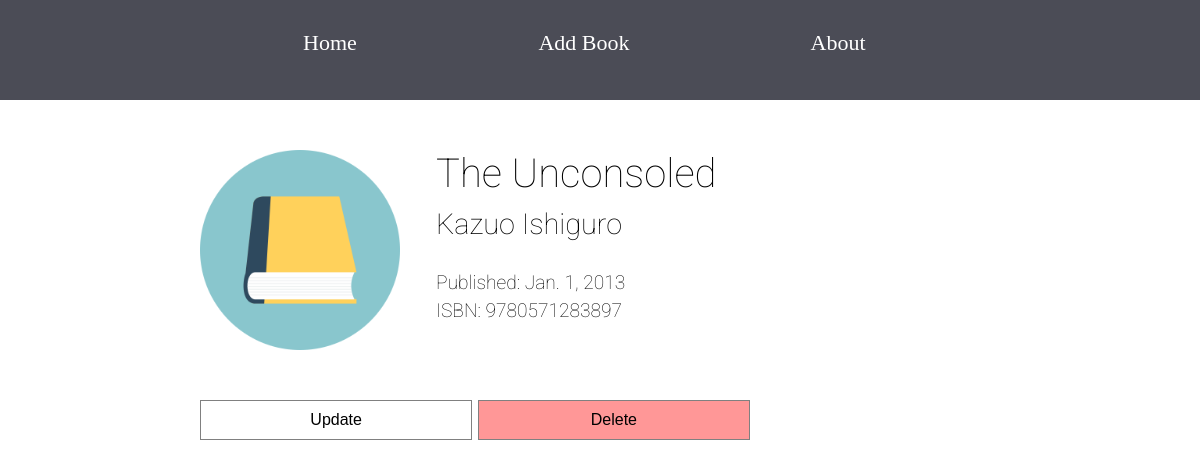
Page /details/3/ on the committed database.
### books/models.py (models this page shows, shortened)
class Book(models.Model):
    GENRE_LIST = [
        ('FA', 'Fantasy'),
        ('SF', 'Science Fiction'),
        ('TH', 'Thriller'),
        ('MY', 'Mystery'),
        ('DY', 'Dystopia'),
        ('SS', 'Short Story'),
        ('SU', 'Surrealism'),
        ('SC', 'Science'),
        ('EC', 'Economics'),
        ('MA', 'Maths'),
        ('HI', 'History'),
        ('PH', 'Philosophy'),
        ('FI', 'Finance'),
        ('OT', 'Other'),
        ]
    BOOK_TYPES = [
        ('FI', "Fiction"),
        ('NF', "Non-Fiction"),
    ]
    book_title = models.CharField("Book Title", max_length = 200)
    author = models.CharField(max_length=200)
    publication_date = models.DateField("Publication Date", null=True, blank=True)
    isbn = models.PositiveIntegerField("ISBN", null=True, blank=True, unique=True)
    cost = models.DecimalField(null=True, blank=True, decimal_places=2, max_digits=6)
    added_date = models.DateField(null=True, blank=True)
    borrowed_to = models.CharField(max_length=200, null=True, blank=True)
    genre = models.CharField(max_length=20, choices=GENRE_LIST)
    book_type = models.CharField("Fiction or Non-Fiction", max_length=40, choices=BOOK_TYPES)

### books/views.py (the view)
# urls.py: path('details/<pk>/', views.BookDetailView.as_view(), name='book_details'),
class BookDetailView(DetailView):
    context_object_name = 'book_detail'
    model = models.Book
    template_name = 'books/book_details.html'

### templates/books/book_details.html
{% extends 'books/base.html' %}
{% block body_block %}
<div class="container">
    <div class="book-detail">
        <div class="book-sect book-image">
        </div>
        <div class="book-sect book-info">
            <h1>{{ book_detail.book_title }}</h1>
            <h2>{{ book_detail.author }}</h2>
            <h3>Published: {{ book_detail.publication_date }}</h3>
            <h3>ISBN: {{ book_detail.isbn }}</h3>
        </div>
    </div>
    <div class="button-container">
        <a href="{% url 'book_app:book_update' pk=book_detail.pk %}">
            <button class="button-medium">Update</button>
        </a>
        <a href="{% url 'book_app:book_delete' pk=book_detail.pk %}">
                <button class="button-medium button-danger">Delete</button>
            </a>
    </div>
</div>
{% endblock %}

### static/css/base.css (style rules this page uses)
* { margin: 0; padding: 0; box-sizing: border-box; }
html { font-size: 16px; }
.container { margin: 40px 200px; }
.book-detail { width: 100%; margin-top: 50px; }
.book-sect { display: inline-block; vertical-align: top; font-family: 'Roboto', sans-serif; }
.book-detail .book-image { background-image: url(../images/book_image.png); background-repeat: no-repeat; background-position: top; background-size: contain; height: 250px; width: 200px; margin-right: 4%; }
.book-detail .book-info { width: 500px; }
.book-detail .book-info h1 { font-size: 2.5rem; padding-bottom: 10px; font-weight: lighter; }
.book-detail .book-info h2 { font-size: 1.8rem; padding-bottom: 30px; font-weight: lighter; }
.book-detail .book-info h3 { font-size: 1.2rem; padding-bottom: 5px; font-weight: lighter; }
.button-container { display: inline-flex; width: 550px; justify-content: space-between; }
.button-container a, .delete-form { width: 49.5%; }
.button-medium { border: 1px solid grey; background-color: white; color: black; padding: 10px 32px; font-size: 1rem; width: 100%; }
.button-danger { background-color: rgb(255, 151, 151); }

### rows in the picture
Book: book_title "The Unconsoled", author "Kazuo Ishiguro", publication_date "Jan. 1, 2013", isbn "9780571283897"
